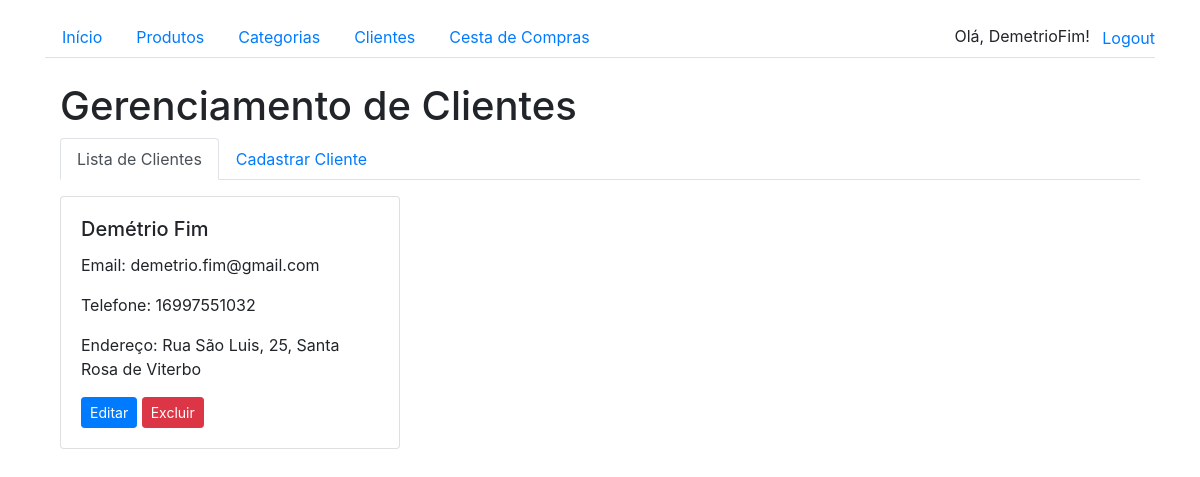
The app's page /clientes/ (signed in) with its own data.
### products/models.py (models this page shows, shortened)
class Cliente(models.Model):
    nome = models.CharField(max_length=255)
    email = models.EmailField(blank=True)
    telefone = models.CharField(max_length=15, blank=True, null=True)  # Telefone opcional
    endereco = models.TextField(blank=True, null=True)  # Endereço opcional

### products/views.py (the view)
# urls.py: path('clientes/', views.lista_clientes, name='lista_clientes'),
def lista_clientes(request):
    clientes = Cliente.objects.all()
    form = ClienteForm()
    if request.method == 'POST':
        form = ClienteForm(request.POST)
        if form.is_valid():
            form.save()
            return redirect('lista_clientes')
    return render(request, 'products/lista_clientes.html', {
        'clientes': clientes,
        'form': form
    })

### products/templates/products/lista_clientes.html (shortened to what this page needs)
{% extends 'base.html' %}
{% block content %}
<div class="container">
    <h1>Gerenciamento de Clientes</h1>
    <ul class="nav nav-tabs" id="clientTab" role="tablist">
        <li class="nav-item">
            <a class="nav-link active" id="lista-tab" data-toggle="tab" href="#lista" role="tab" aria-controls="lista" aria-selected="true">Lista de Clientes</a>
        </li>
        <li class="nav-item">
            <a class="nav-link" id="cadastro-tab" data-toggle="tab" href="#cadastro" role="tab" aria-controls="cadastro" aria-selected="false">Cadastrar Cliente</a>
        </li>
    </ul>
    <div class="tab-content mt-3" id="clientTabContent">
        <div class="tab-pane fade show active" id="lista" role="tabpanel" aria-labelledby="lista-tab">
            <div class="row">
                {% for cliente in clientes %}
                    <div class="col-md-4">
                        <div class="card mb-3">
                            <div class="card-body">
                                <h5 class="card-title">{{ cliente.nome }}</h5>
                                <p class="card-text">Email: {{ cliente.email }}</p>
                                <p class="card-text">Telefone: {{ cliente.telefone }}</p>
                                <p class="card-text">Endereço: {{ cliente.endereco }}</p>
                                <a href="{% url 'editar_cliente' cliente.id %}" class="btn btn-primary btn-sm">Editar</a>
                                <a href="{% url 'excluir_cliente' cliente.id %}" class="btn btn-danger btn-sm" onclick="return confirm('Tem certeza que deseja excluir este cliente?');">Excluir</a>
                            </div>
                        </div>
                    </div>
                {% endfor %}
            </div>
        </div>
    </div>
</div>
{% endblock %}

### products/templates/base.html (shortened to what this page needs)
<!DOCTYPE html>
<html lang="en">
<head>
    <link rel="stylesheet" href="https://stackpath.bootstrapcdn.com/bootstrap/4.5.2/css/bootstrap.min.css">
</head>
<body>
    <div class="container">
        <ul class="nav nav-tabs mt-3">
            <li class="nav-item">
                <a class="nav-link" href="{% url 'index' %}">Início</a>
            </li>
            <li class="nav-item">
                <a class="nav-link" href="{% url 'lista_produtos' %}">Produtos</a>
            </li>
            <li class="nav-item">
                <a class="nav-link" href="{% url 'lista_categorias' %}">Categorias</a>
            </li>
            <li class="nav-item">
                <a class="nav-link" href="{% url 'lista_clientes' %}">Clientes</a>
            </li>
            <li class="nav-item">
                <a class="nav-link" href="{% url 'lista_cestas' %}">Cesta de Compras</a>
            </li>
            <li class="nav-item ml-auto">
                {% if user.is_authenticated %}
                    <span class="navbar-text mr-2">Olá, {{ user.username }}!</span>
                    <form method="post" action="{% url 'logout' %}" style="display: inline;">
                        <button type="submit" class="btn btn-link nav-link" style="display: inline; padding: 0; border: none; background: none;">Logout</button>
                    </form>
                {% else %}
                    <a class="nav-link" href="{% url 'login' %}">Login</a>
                {% endif %}
            </li>
        </ul>
        <div class="mt-4">
            {% block content %}
            {% endblock %}
        </div>
    </div>
</body>
</html>

### records on screen
Cliente: nome "Demétrio Fim", email "demetrio.fim@gmail.com", telefone "16997551032", endereco "Rua São Luis, 25, Santa Rosa de Viterbo"

### other values on screen
{{ user.username }} "DemetrioFim"
